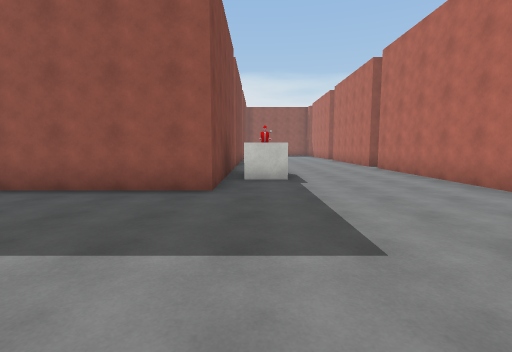
view 1 (above)

17 first-person views from a walk through a Unity game level. The camera is 1.5 m above the floor, tilts 6° down and sees 85° across. The floor is counted in squares, 2 m on a side. Each view is taken from the middle of a square. On the plan, view 1 faces up. The plan holds only what a view shows up to about 10 squares ahead; the rest is blank. The place goes on beyond the plan. The player character is not drawn. Surface patterns are stand-ins for the level's own textures.

view 2
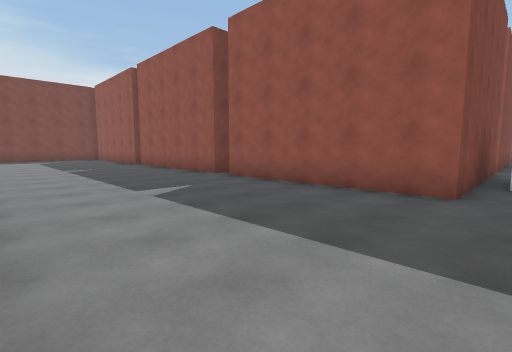

view 3
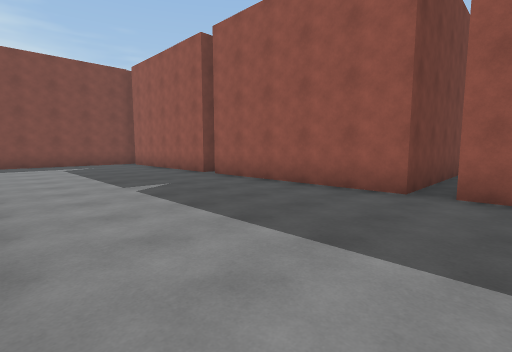

view 4
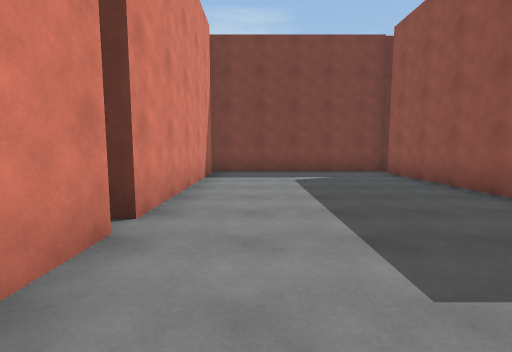

view 5
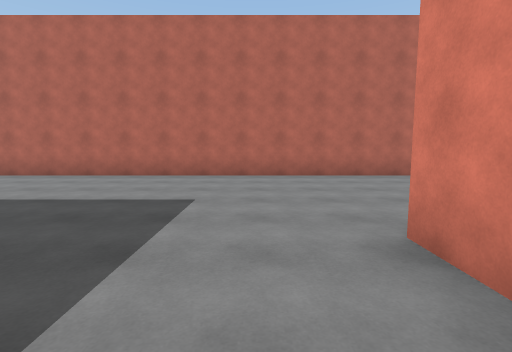

view 6
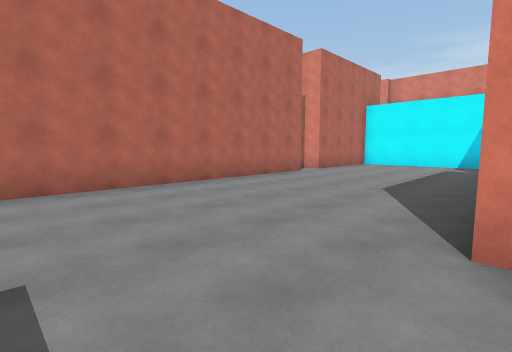

view 7
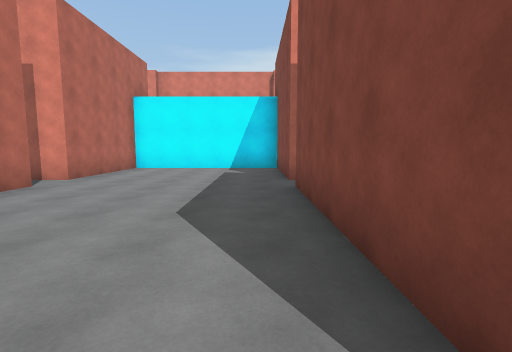

view 8
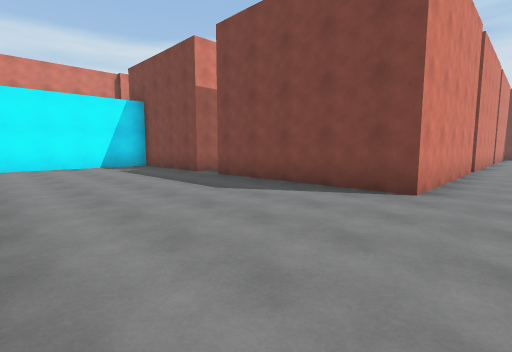

view 9
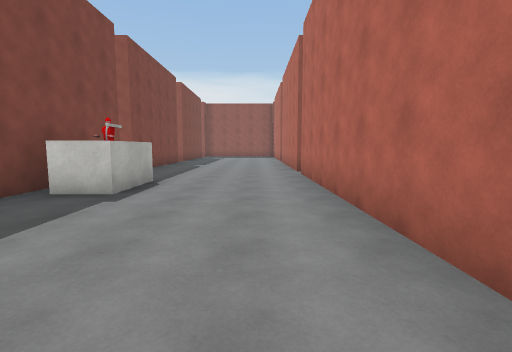

view 10
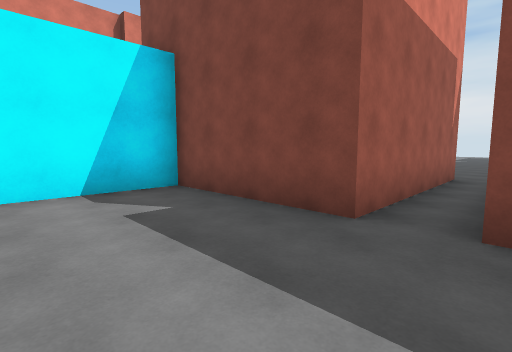

view 11
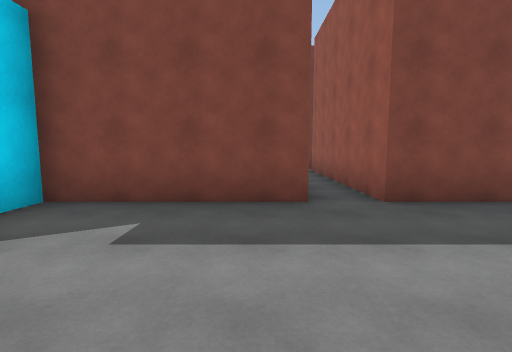

view 12
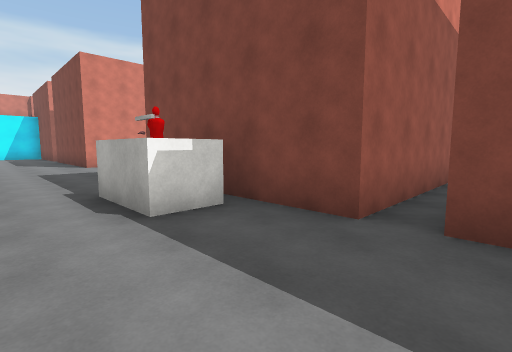

view 13
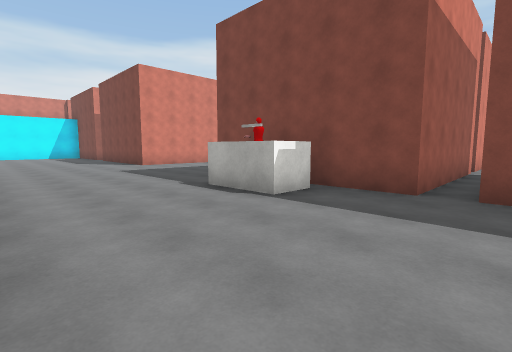

view 14
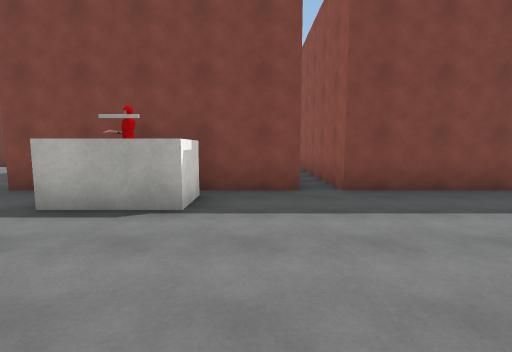

view 15
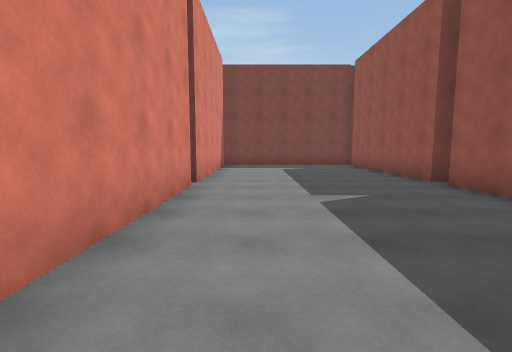

view 16
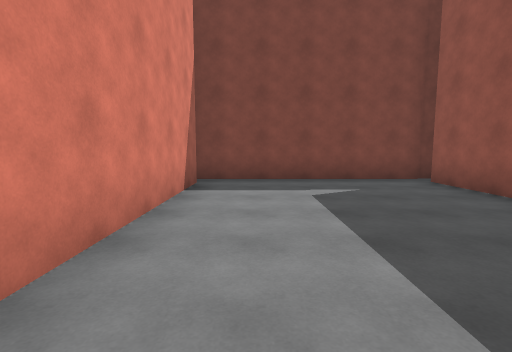

view 17
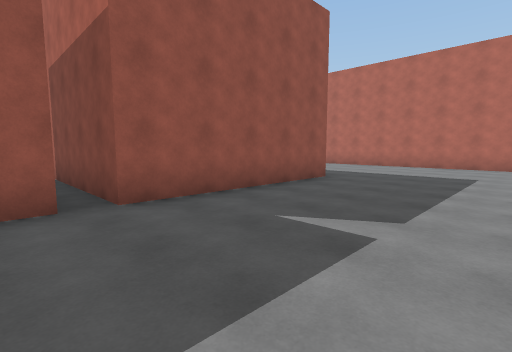

### Floor plan
Points are (right, up) in squares from view 1. A wall is a line through its corners. A room is listed if a view was taken in it or the views show most of it. See-through windows are left out.
Room 1 (views 1, 2, 3, 4, 5, 6, 7, 8, 9, 10, 11, 12, 13, 14, 15, 16, 17)
walls: (-5.8, -0.2) (-0.8, -0.2) (-0.8, -5.2) (-5.8, -5.2); (-0.4, 8.1) (0.7, 8.1) (0.7, 7.4); (-5.8, 9.8) (-0.8, 9.8) (-0.8, 4.8) (-5.7, 4.8) (-5.7, 8.9); (-6.4, 9.8) (-6.4, 4.8) (-11.5, 4.8); (-11.4, -0.2) (-6.2, -0.2); (-5.8, -6.3) (-0.8, -6.3) (-0.8, -9.9) (4.3, -9.9) (4.3, -6.3); (-11.8, 4.8) (-17, 4.8); (4.3, -5.2) (4.3, 9.8); (-0.8, 12.5) (-0.8, 10.5) (-5.5, 10.5); (4.3, 10.5) (4.3, 12); (-16.9, -0.2) (-11.8, -0.2) (-11.8, -0.6); (-17.4, 5.2) (-17.4, -0.4)
ways out: opening at (-6, -6); opening at (-5.5, 9.5); opening at (5, -6)
objects: block (0, 7)

Positions as (right, up) in squares from view 1, and headings:
1: (0, 0), facing up
2: (0, 0), facing up-left
3: (-5, 0), facing up-left
4: (-9, 1), facing left
5: (-3, 1), facing right
6: (-1, 2), facing down-right
7: (0, 0), facing down
8: (4, 1), facing down-left
9: (3, 2), facing up
10: (2, -5), facing down-left
11: (3, -7), facing left
12: (2, 11), facing down-left
13: (4, 11), facing down-left
14: (4, 9), facing left
15: (-6, 1), facing left
16: (-11, 1), facing left
17: (-7, 1), facing up-right
